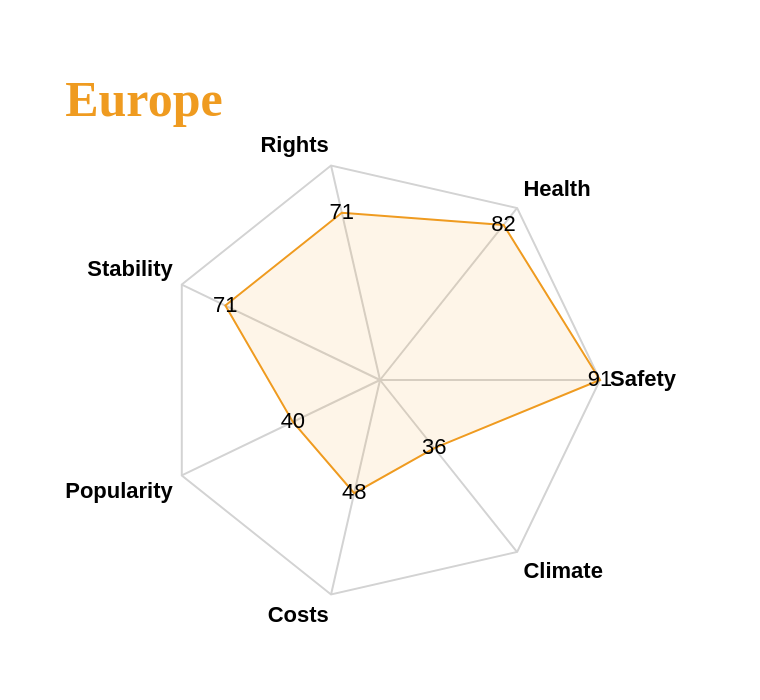

Here is the Vega-Lite specification saved for this chart:
### Vega specification from a JSON file in a GitHub repository (floating-point values rounded to 4 significant figures)
{"$schema": "https://vega.github.io/schema/vega/v5.json", "description": "A radar chart example, showing multiple dimensions in a radial layout.", "width": 380, "height": 350, "padding": 80, "autosize": {"type": "none", "contains": "padding"}, "title": "Europe", "config": {"title": {"font": "Lucida Sans Unicode", "fontSize": 25, "color": "#ef9b20", "anchor": "start"}}, "signals": [{"name": "radius", "update": "width / 2"}], "data": [{"name": "table", "values": [{"Factor": "Stability", "value": 71, "Continent": 0}, {"Factor": "Rights", "value": 71, "Continent": 0}, {"Factor": "Health", "value": 82, "Continent": 0}, {"Factor": "Safety", "value": 91, "Continent": 0}, {"Factor": "Climate", "value": 36, "Continent": 0}, {"Factor": "Costs", "value": 48, "Continent": 0}, {"Factor": "Popularity", "value": 40, "Continent": 0}]}, {"name": "Factor", "source": "table", "transform": [{"type": "aggregate", "groupby": ["Factor"]}]}], "scales": [{"name": "angular", "type": "point", "range": {"signal": "[-PI, PI]"}, "padding": 0.5, "domain": {"data": "table", "field": "Factor"}}, {"name": "radial", "type": "linear", "range": {"signal": "[0, radius]"}, "zero": true, "nice": false, "domain": {"data": "table", "field": "value"}, "domainMin": 0}, {"name": "color", "type": "ordinal", "domain": {"data": "table", "field": "Continent"}, "range": ["#ef9b20"]}], "encode": {"enter": {"x": {"signal": "radius"}, "y": {"signal": "radius"}}}, "marks": [{"type": "group", "name": "Continent", "zindex": 1, "from": {"facet": {"data": "table", "name": "facet", "groupby": ["Continent"]}}, "marks": [{"type": "line", "name": "Continent-line", "from": {"data": "facet"}, "encode": {"enter": {"interpolate": {"value": "linear-closed"}, "x": {"signal": "scale('radial', datum.value) * cos(scale('angular', datum.Factor))"}, "y": {"signal": "scale('radial', datum.value) * sin(scale('angular', datum.Factor))"}, "stroke": {"scale": "color", "field": "Continent"}, "strokeWidth": {"value": 1}, "fill": {"scale": "color", "field": "Continent"}, "fillOpacity": {"value": 0.1}}}}, {"type": "text", "name": "value-text", "from": {"data": "Continent-line"}, "encode": {"enter": {"x": {"signal": "datum.x"}, "y": {"signal": "datum.y"}, "text": {"signal": "datum.datum.value"}, "align": {"value": "center"}, "baseline": {"value": "middle"}, "fill": {"value": "black"}}}}]}, {"type": "rule", "name": "radial-grid", "from": {"data": "Factor"}, "zindex": 0, "encode": {"enter": {"x": {"value": 0}, "y": {"value": 0}, "x2": {"signal": "radius * cos(scale('angular', datum.Factor))"}, "y2": {"signal": "radius * sin(scale('angular', datum.Factor))"}, "stroke": {"value": "lightgray"}, "strokeWidth": {"value": 1}}}}, {"type": "text", "name": "key-label", "from": {"data": "Factor"}, "zindex": 1, "encode": {"enter": {"x": {"signal": "(radius + 5) * cos(scale('angular', datum.Factor))"}, "y": {"signal": "(radius + 5) * sin(scale('angular', datum.Factor))"}, "text": {"field": "Factor"}, "align": [{"test": "abs(scale('angular', datum.Factor)) > PI / 2", "value": "right"}, {"value": "left"}], "baseline": [{"test": "scale('angular', datum.Factor) > 0", "value": "top"}, {"test": "scale('angular', datum.Factor) == 0", "value": "middle"}, {"value": "bottom"}], "fill": {"value": "black"}, "fontWeight": {"value": "bold"}}}}, {"type": "line", "name": "outer-line", "from": {"data": "radial-grid"}, "encode": {"enter": {"interpolate": {"value": "linear-closed"}, "x": {"field": "x2"}, "y": {"field": "y2"}, "stroke": {"value": "lightgray"}, "strokeWidth": {"value": 1}}}}]}
